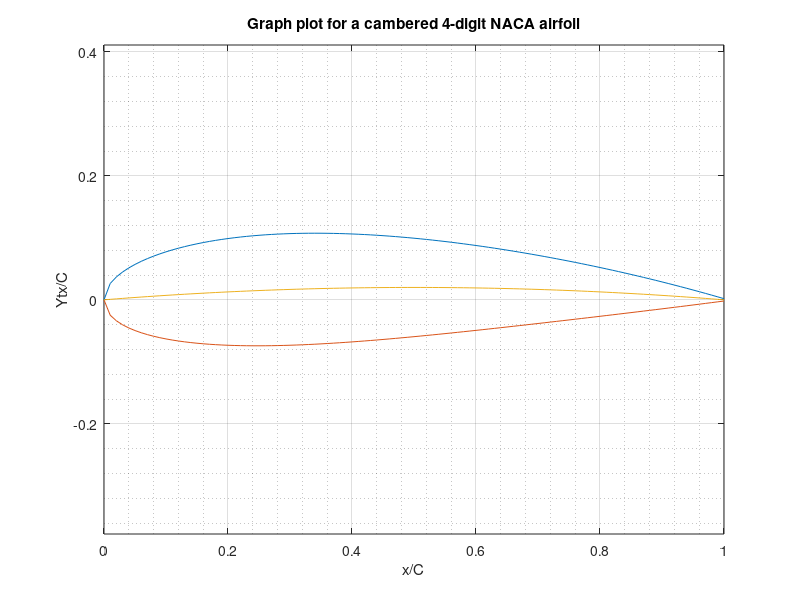

Reproduce this figure in MATLAB.
%{
    NACA 4 digit airfoil plot function
    Created by: Jacob Lawson
    Date: 02/05/2019
%}  

t = (randi([5 18]))/100; % generates a random max thickness between 5 and 18 as a percentage
x = 0 : 0.01 : 1; % generates x as a series of values between 0 and 1 with a step of 0.01
Ytx = 5*t*(0.2969*(x.^0.5)-0.1260*(x.^1)-0.3516*(x.^2)+0.2843*(x.^3)-0.1015*(x.^4));

Cmax = (randi([1 10]))/100; % random max Camber between 1 and 10 as a percentage
A = Cmax/0.25; % function A dependant on Cmax
C = -A*((x.^2)-(x.^1)); % Camber dependant on A and x
Yu = C+(Ytx); % upperside of airfoil
Yl = C-(Ytx); % underside of airfoil
plot (x,Yu,x,Yl,x,C)
grid on
grid minor
axis equal
xlabel('x/C')
ylabel('Ytx/C')
title('Graph plot for a cambered 4-digit NACA airfoil')
